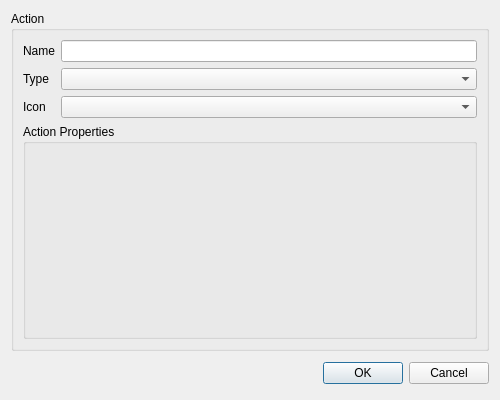
<?xml version="1.0" encoding="UTF-8"?>
<ui version="4.0">
 <class>ActionItem</class>
 <widget class="QDialog" name="ActionItem">
  <property name="geometry">
   <rect>
    <x>0</x>
    <y>0</y>
    <width>500</width>
    <height>400</height>
   </rect>
  </property>
  <property name="sizePolicy">
   <sizepolicy hsizetype="Fixed" vsizetype="Fixed">
    <horstretch>0</horstretch>
    <verstretch>0</verstretch>
   </sizepolicy>
  </property>
  <property name="minimumSize">
   <size>
    <width>500</width>
    <height>400</height>
   </size>
  </property>
  <property name="maximumSize">
   <size>
    <width>500</width>
    <height>400</height>
   </size>
  </property>
  <property name="windowTitle">
   <string>Action Properties</string>
  </property>
  <layout class="QVBoxLayout" name="verticalLayout">
   <item>
    <widget class="QGroupBox" name="groupBox">
     <property name="title">
      <string>Action</string>
     </property>
     <layout class="QVBoxLayout" name="verticalLayout_2">
      <item>
       <layout class="QFormLayout" name="formLayout">
        <item row="0" column="0">
         <widget class="QLabel" name="label_2">
          <property name="text">
           <string>Name</string>
          </property>
         </widget>
        </item>
        <item row="0" column="1">
         <widget class="QLineEdit" name="edtName"/>
        </item>
        <item row="1" column="0">
         <widget class="QLabel" name="label">
          <property name="text">
           <string>Type</string>
          </property>
         </widget>
        </item>
        <item row="1" column="1">
         <widget class="QComboBox" name="cmbActionType"/>
        </item>
        <item row="2" column="0">
         <widget class="QLabel" name="label_3">
          <property name="text">
           <string>Icon</string>
          </property>
         </widget>
        </item>
        <item row="2" column="1">
         <widget class="QComboBox" name="cmbIcon"/>
        </item>
       </layout>
      </item>
      <item>
       <widget class="QGroupBox" name="groupBox_2">
        <property name="title">
         <string>Action Properties</string>
        </property>
        <layout class="QVBoxLayout" name="verticalLayout_3">
         <item>
          <widget class="QStackedWidget" name="widgetStack"/>
         </item>
        </layout>
       </widget>
      </item>
     </layout>
    </widget>
   </item>
   <item>
    <layout class="QHBoxLayout" name="horizontalLayout_3">
     <item>
      <widget class="QLabel" name="lblDescription">
       <property name="sizePolicy">
        <sizepolicy hsizetype="Fixed" vsizetype="Fixed">
         <horstretch>0</horstretch>
         <verstretch>0</verstretch>
        </sizepolicy>
       </property>
       <property name="minimumSize">
        <size>
         <width>32</width>
         <height>32</height>
        </size>
       </property>
       <property name="maximumSize">
        <size>
         <width>32</width>
         <height>32</height>
        </size>
       </property>
       <property name="text">
        <string/>
       </property>
       <property name="pixmap">
        <pixmap resource="resources.qrc">:/assets/images/info.png</pixmap>
       </property>
       <property name="scaledContents">
        <bool>true</bool>
       </property>
      </widget>
     </item>
     <item>
      <widget class="QLabel" name="lblError">
       <property name="text">
        <string/>
       </property>
       <property name="wordWrap">
        <bool>true</bool>
       </property>
      </widget>
     </item>
     <item>
      <widget class="QDialogButtonBox" name="buttonBox">
       <property name="orientation">
        <enum>Qt::Horizontal</enum>
       </property>
       <property name="standardButtons">
        <set>QDialogButtonBox::Cancel|QDialogButtonBox::Ok</set>
       </property>
       <property name="centerButtons">
        <bool>false</bool>
       </property>
      </widget>
     </item>
    </layout>
   </item>
  </layout>
 </widget>
 <tabstops>
  <tabstop>edtName</tabstop>
  <tabstop>cmbActionType</tabstop>
 </tabstops>
 <resources>
  <include location="resources.qrc"/>
 </resources>
 <connections>
  <connection>
   <sender>buttonBox</sender>
   <signal>accepted()</signal>
   <receiver>ActionItem</receiver>
   <slot>accept()</slot>
   <hints>
    <hint type="sourcelabel">
     <x>257</x>
     <y>290</y>
    </hint>
    <hint type="destinationlabel">
     <x>157</x>
     <y>274</y>
    </hint>
   </hints>
  </connection>
  <connection>
   <sender>buttonBox</sender>
   <signal>rejected()</signal>
   <receiver>ActionItem</receiver>
   <slot>reject()</slot>
   <hints>
    <hint type="sourcelabel">
     <x>325</x>
     <y>290</y>
    </hint>
    <hint type="destinationlabel">
     <x>286</x>
     <y>274</y>
    </hint>
   </hints>
  </connection>
 </connections>
</ui>
